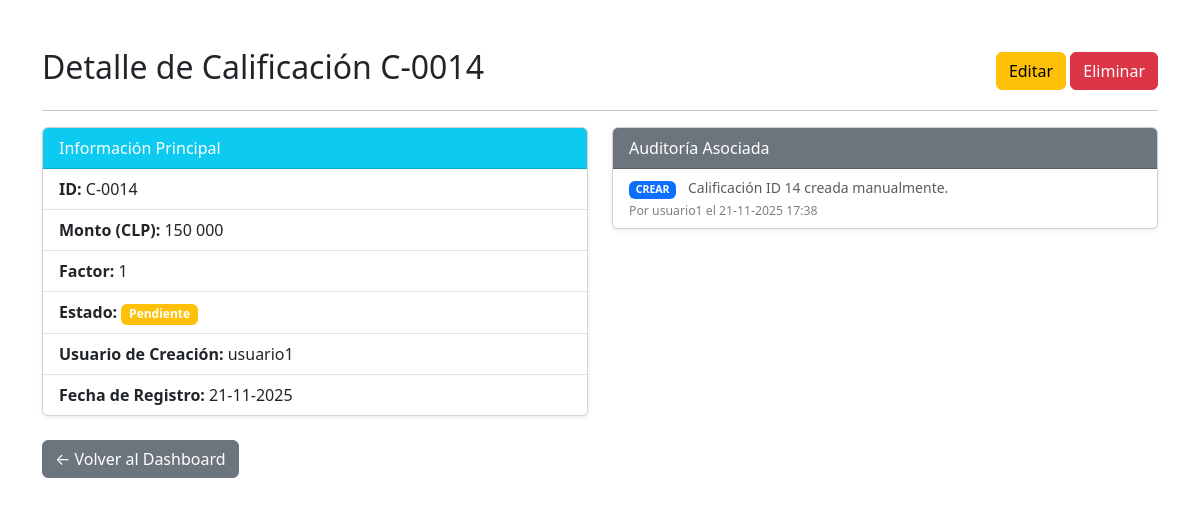
/14/ (signed in), run on the app's committed database.
### calificaciones/models.py (models this page shows, shortened)
class Calificacion(models.Model):
    usuario = models.ForeignKey(
        User,
        on_delete=models.CASCADE,
        verbose_name="Usuario",
        related_name='calificaciones_realizadas'
    )
    monto = models.DecimalField(
        max_digits=12,
        decimal_places=0,   # <-- MONTO ENTERO SIN DECIMALES
        verbose_name="Monto (CLP)"
    )
    factor = models.DecimalField(
        max_digits=5,
        decimal_places=0,   # ENTERO SIN DECIMALES
        verbose_name="Factor",
        default=1
    )
    fecha_registro = models.DateField(
        default=timezone.now,
        verbose_name="Fecha de Registro"
    )
    ESTADO_CHOICES = [
        ('pendiente', 'Pendiente'),
        ('validado', 'Validado'),
        ('rechazado', 'Rechazado'),
    ]
    estado = models.CharField(
        max_length=20,
        choices=ESTADO_CHOICES,
        default='pendiente',
        verbose_name="Estado"
    )
    class Meta:
        verbose_name = "Calificación"
        verbose_name_plural = "Calificaciones"

class Auditoria(models.Model):
    usuario = models.ForeignKey(
        User,
        on_delete=models.SET_NULL,
        null=True,
        verbose_name="Usuario que Ejecuta",
        related_name='acciones_auditadas'
    )
    accion = models.CharField(
        max_length=100,
        verbose_name="Acción"
    )
    fecha = models.DateTimeField(
        default=timezone.now,
        verbose_name="Fecha y Hora"
    )
    detalle = models.TextField(verbose_name="Detalle")
    class Meta:
        verbose_name = "Registro de Auditoría"
        verbose_name_plural = "Registros de Auditoría"
        ordering = ['-fecha']

### calificaciones/views.py (the view)
# urls.py: path('<int:pk>/', views.ver_calificacion, name='ver_calificacion'),        # URL: /12/
@login_required
def ver_calificacion(request, pk):
    calificacion = get_object_or_404(Calificacion, pk=pk)
    context = {
        'calificacion': calificacion,
        'registros_auditoria': Auditoria.objects.filter(detalle__icontains=f'ID {pk}').order_by('-fecha')[:5]
    }
    return render(request, 'calificaciones/calificacion_detalle.html', context)

### calificaciones/templates/calificaciones/calificacion_detalle.html (shortened to what this page needs)
{% load static %}
<!DOCTYPE html>
<html lang="es">
<head>
    <link href="https://cdn.jsdelivr.net/npm/bootstrap@5.3.3/dist/css/bootstrap.min.css" rel="stylesheet">
</head>
<body>
    <div class="container mt-5">
        <div class="d-flex justify-content-between align-items-center">
            <h2>Detalle de Calificación C-{{ calificacion.id|stringformat:"04d" }}</h2>
            <div>
                <a href="{% url 'editar_calificacion' calificacion.id %}" class="btn btn-warning">Editar</a>
                <a href="{% url 'eliminar_calificacion' calificacion.id %}" class="btn btn-danger">Eliminar</a>
            </div>
        </div>
        <hr>
        <div class="row">
            <div class="col-md-6">
                <div class="card shadow-sm mb-4">
                    <div class="card-header bg-info text-white">
                        Información Principal
                    </div>
                    <ul class="list-group list-group-flush">
                        <li class="list-group-item"><strong>ID:</strong> C-{{ calificacion.id|stringformat:"04d" }}</li>
                        <li class="list-group-item"><strong>Monto (CLP):</strong> {{ calificacion.monto|floatformat:0 }}</li>
                        <li class="list-group-item"><strong>Factor:</strong> {{ calificacion.factor|floatformat:0 }}</li>
                        <li class="list-group-item"><strong>Estado:</strong> <span class="badge bg-warning">{{ calificacion.get_estado_display }}</span></li>
                        <li class="list-group-item"><strong>Usuario de Creación:</strong> {{ calificacion.usuario.username }}</li>
                        <li class="list-group-item"><strong>Fecha de Registro:</strong> {{ calificacion.fecha_registro|date:"d-m-Y" }}</li>
                    </ul>
                </div>
                <a href="{% url 'dashboard' %}" class="btn btn-secondary">← Volver al Dashboard</a>
            </div>
            <div class="col-md-6">
                <div class="card shadow-sm">
                    <div class="card-header bg-secondary text-white">
                        Auditoría Asociada
                    </div>
                    <ul class="list-group list-group-flush small">
                        {% for registro in registros_auditoria %}
                            <li class="list-group-item">
                                <span class="badge bg-primary me-2">{{ registro.accion }}</span>
                                <span class="text-muted">{{ registro.detalle }}</span>
                                <br>
                                <small class="text-black-50">Por {{ registro.usuario.username }} el {{ registro.fecha|date:"d-m-Y H:i" }}</small>
                            </li>
                        {% empty %}
                            <li class="list-group-item text-muted">No hay registros de auditoría asociados a esta calificación.</li>
                        {% endfor %}
                    </ul>
                </div>
            </div>
        </div>
    </div>
</body>
</html>

### data on the page
Calificacion: id "0014", monto "150 000", factor "1", estado "Pendiente", usuario.username "usuario1", fecha_registro "21-11-2025"
Auditoria: accion "CREAR", detalle "Calificación ID 14 creada manualmente.", usuario.username "usuario1", fecha "21-11-2025 17:38"
